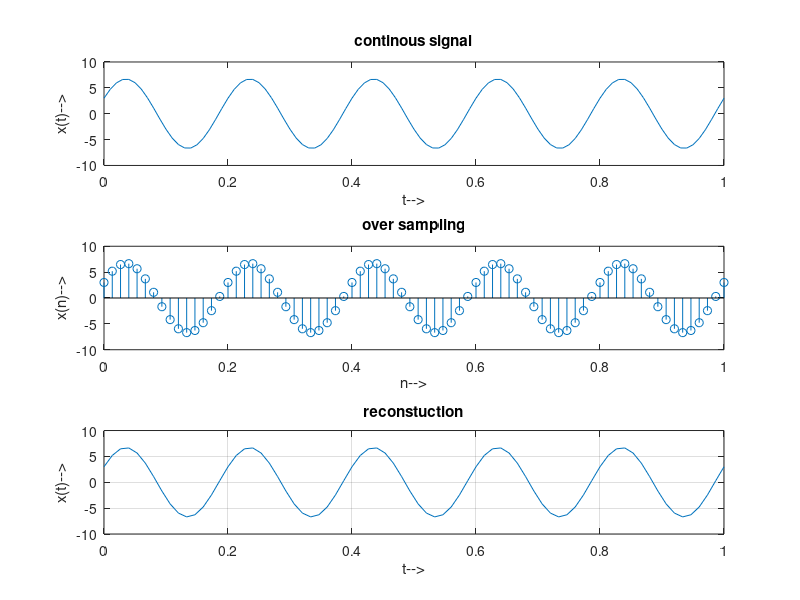

Recreate this plot in MATLAB.
clc;
clear all;
close all;
t=(0:0.01:1);
f1=input('Enter first frequency = ');
f2=input('Enter second frequency = ');
y=6*sin(2*pi*f1*t)+3*cos(2*pi*f2*t);
figure(1);
subplot(3,1,1); 
plot(t,y);
title('continous signal');
xlabel('t-->');
ylabel('x(t)-->');
f=max(f1,f2);
fs=15*f;
ts=1/fs;
to=0:ts:1;
ys=6*sin(2*pi*f1*to)+3*cos(2*pi*f2*to);
subplot(3,1,2);
stem(to,ys);
title('over sampling');
xlabel('n-->');
ylabel('x(n)-->');
subplot(3,1,3);
plot(to,ys);
grid on;
xlabel('t-->');
ylabel('x(t)-->');
title('reconstuction');